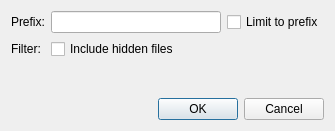
<?xml version="1.0" encoding="UTF-8"?>
<ui version="4.0">
 <class>Locator::Internal::FileSystemFilterOptions</class>
 <widget class="QDialog" name="Locator::Internal::FileSystemFilterOptions">
  <property name="geometry">
   <rect>
    <x>0</x>
    <y>0</y>
    <width>335</width>
    <height>131</height>
   </rect>
  </property>
  <property name="windowTitle">
   <string>Filter configuration</string>
  </property>
  <layout class="QGridLayout" name="gridLayout">
   <item row="1" column="0">
    <widget class="QLabel" name="label">
     <property name="text">
      <string>Prefix:</string>
     </property>
     <property name="buddy">
      <cstring>shortcutEdit</cstring>
     </property>
    </widget>
   </item>
   <item row="1" column="1">
    <widget class="QLineEdit" name="shortcutEdit"/>
   </item>
   <item row="1" column="2">
    <widget class="QCheckBox" name="limitCheck">
     <property name="text">
      <string>Limit to prefix</string>
     </property>
    </widget>
   </item>
   <item row="4" column="1" colspan="2">
    <widget class="QDialogButtonBox" name="buttonBox">
     <property name="orientation">
      <enum>Qt::Horizontal</enum>
     </property>
     <property name="standardButtons">
      <set>QDialogButtonBox::Cancel|QDialogButtonBox::Ok</set>
     </property>
    </widget>
   </item>
   <item row="3" column="1">
    <spacer name="verticalSpacer">
     <property name="orientation">
      <enum>Qt::Vertical</enum>
     </property>
     <property name="sizeHint" stdset="0">
      <size>
       <width>20</width>
       <height>20</height>
      </size>
     </property>
    </spacer>
   </item>
   <item row="2" column="1">
    <widget class="QCheckBox" name="hiddenFilesFlag">
     <property name="text">
      <string>Include hidden files</string>
     </property>
    </widget>
   </item>
   <item row="2" column="0">
    <widget class="QLabel" name="label_2">
     <property name="text">
      <string>Filter:</string>
     </property>
    </widget>
   </item>
  </layout>
 </widget>
 <resources/>
 <connections>
  <connection>
   <sender>buttonBox</sender>
   <signal>accepted()</signal>
   <receiver>Locator::Internal::FileSystemFilterOptions</receiver>
   <slot>accept()</slot>
   <hints>
    <hint type="sourcelabel">
     <x>248</x>
     <y>254</y>
    </hint>
    <hint type="destinationlabel">
     <x>157</x>
     <y>274</y>
    </hint>
   </hints>
  </connection>
  <connection>
   <sender>buttonBox</sender>
   <signal>rejected()</signal>
   <receiver>Locator::Internal::FileSystemFilterOptions</receiver>
   <slot>reject()</slot>
   <hints>
    <hint type="sourcelabel">
     <x>316</x>
     <y>260</y>
    </hint>
    <hint type="destinationlabel">
     <x>286</x>
     <y>274</y>
    </hint>
   </hints>
  </connection>
 </connections>
</ui>
